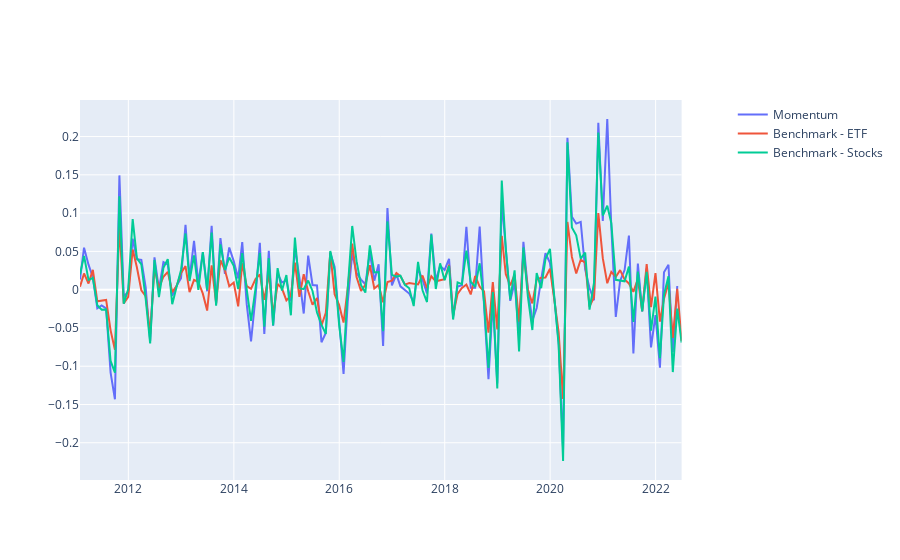

Notebook cell for this chart:
### Code cell
#Time Series plot for Momentum
fig = make_subplots(specs=[[{"secondary_y": True}]])
fig.add_trace(
    go.Scatter(x=momentum.index, y=momentum['RET'],name="Momentum"),
    secondary_y=False,
)
fig.add_trace(
    go.Scatter(x=benchmark_etf.index, y=benchmark_etf['RET'],name="Benchmark - ETF"),
    secondary_y=False,
)
fig.add_trace(
    go.Scatter(x=benchmark_s.index, y=benchmark_s['RET'],name="Benchmark - Stocks"),
    secondary_y=False,
)
fig.show()

### Figure 1 — Plotly figure (JSON) as saved in the notebook; plotly's stock layout.template omitted (floating-point values rounded to 4 significant figures; data arrays with more than 128 entries replaced by an {"elided": "..."} marker saying what was removed)
{"data": [{"name": "Momentum", "type": "scatter", "x": {"elided": "137 str values"}, "xaxis": "x", "y": {"elided": "137 float values"}, "yaxis": "y"}, {"name": "Benchmark - ETF", "type": "scatter", "x": {"elided": "138 str values"}, "xaxis": "x", "y": {"elided": "138 float values"}, "yaxis": "y"}, {"name": "Benchmark - Stocks", "type": "scatter", "x": {"elided": "138 str values"}, "xaxis": "x", "y": {"elided": "138 float values"}, "yaxis": "y"}], "layout": {"xaxis": {"anchor": "y", "domain": [0, 0.94]}, "yaxis": {"anchor": "x", "domain": [0, 1]}, "yaxis2": {"anchor": "x", "overlaying": "y", "side": "right"}}}
